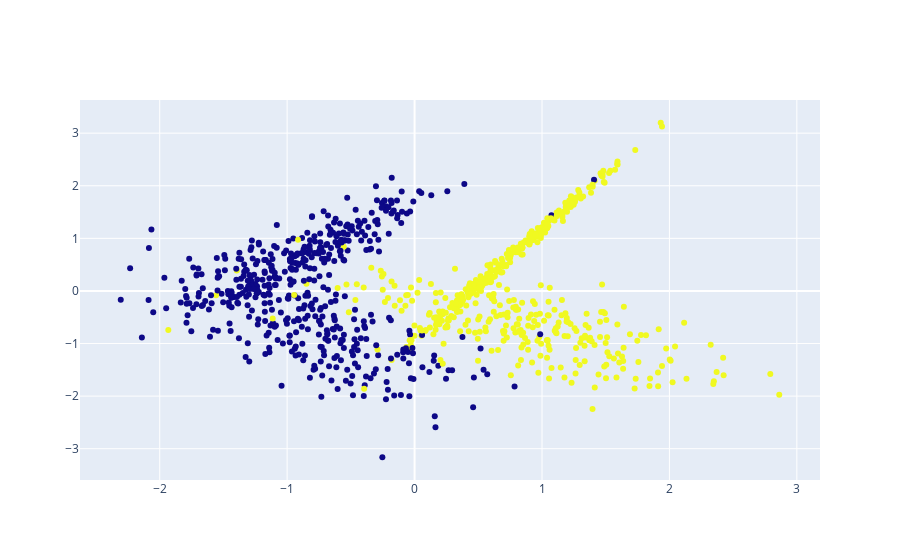

The notebook cell this image was saved under:
### Code cell
go.Figure(data = [go.Scatter(x = X[:, 0], 
                             y = X[:, 1], 
                             mode = 'markers', 
                             marker_color = y)])

### Figure 1 — Plotly figure (JSON) as saved in the notebook; plotly's stock layout.template omitted (floating-point values rounded to 4 significant figures; data arrays with more than 128 entries replaced by an {"elided": "..."} marker saying what was removed)
{"data": [{"marker": {"color": {"elided": "1000 int values"}}, "mode": "markers", "type": "scatter", "x": {"elided": "1000 float values"}, "y": {"elided": "1000 float values"}}], "layout": {}}
